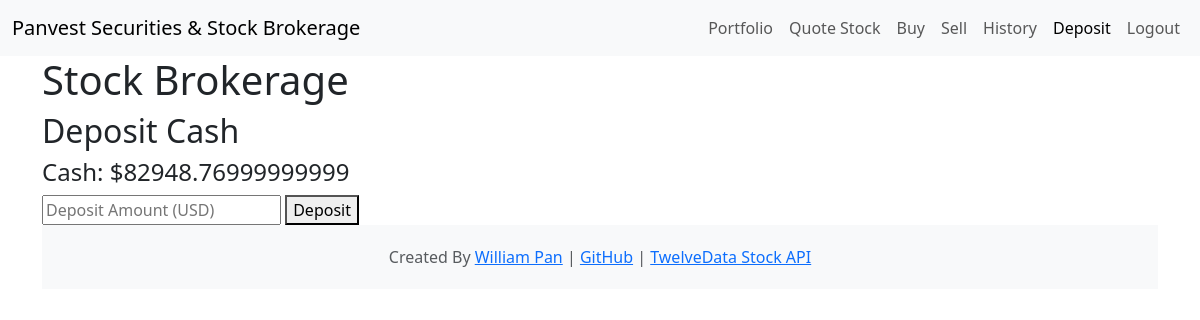
The app's page /deposit (signed in), older data.
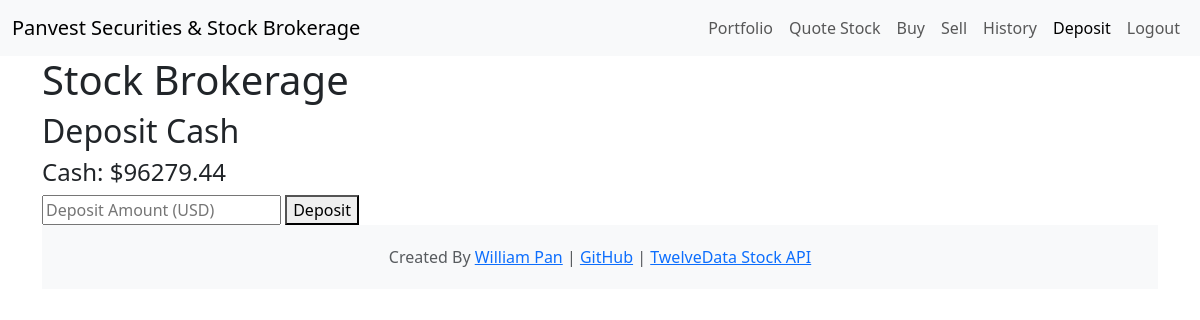
The same page, newer data.
### app.py (models this page shows)
class User(db.Model):
    id = db.Column(db.Integer, primary_key=True)
    username = db.Column(db.String(80), unique=True, nullable=False)
    hash_password = db.Column(db.String(128), nullable=False)
    cash = db.Column(db.Float, default=0.0, nullable =False)

### app.py (the view)
@app.route("/deposit", methods=["GET","POST"])
@require_login
def depsoit():
    if request.method == "POST":
        cash_to_deposit = request.form.get("cash_to_deposit")
        user = db.session.execute(db.select(User).filter_by(id=session["user_id"])).scalar_one_or_none()
        current_cash = round(user.cash, 2)
        new_cash = round(current_cash + float(cash_to_deposit), 2)
        user.cash = new_cash
        db.session.commit()
        return redirect("/")
    else:
        user = db.session.execute(db.select(User).filter_by(id=session["user_id"])).scalar_one_or_none()
        current_cash = user.cash
        return render_template("deposit.html", current_cash=current_cash, active_page='deposit')

### app.py (called while the page is built)
@app.after_request
def after_request(response):
    response.headers["Cache-Control"] = "no-cache, no-store, must-revalidate"
    response.headers["Expires"] = 0
    response.headers["Pragma"] = "no-cache"
    return response

### login.py (called while the page is built)
def require_login(function):
    @wraps(function)
    def decorated_function(*args, **kwargs):
        if session.get("user_id") is None:
            return redirect("/login")
        return function(*args, **kwargs)
    return decorated_function

### templates/deposit.html (shortened to what this page needs)
{% extends "base.html" %}
{% block header %}
    Deposit Cash
{% endblock %}
{% block body %}
<h4>Cash: ${{current_cash}}</h4>
<form action="/deposit" method="post">
    <input autocomplete="off" name="cash_to_deposit" placeholder="Deposit Amount (USD)" type="number" step = "0.01" min="0" required>
    <button type="submit">Deposit</button>
</form>
{% endblock %}

### templates/base.html (shortened to what this page needs)
<!DOCTYPE html>
<html lang="en">
<head>
  <link href="/static/styles.css" rel="stylesheet">
  <link href="https://cdn.jsdelivr.net/npm/bootstrap@5.3.0/dist/css/bootstrap.min.css" rel="stylesheet"
>
</head>
<body>
  <div class="page-wrapper">
    <nav class="navbar navbar-expand-lg bg-body-tertiary">
      <div class="container-fluid">
        <a class="navbar-brand" {% if session["user_id"] %} href="/" {% else %} href="/login" {% endif %}>Panvest
          Securities & Stock Brokerage</a>
        <div class="collapse navbar-collapse" id="navbarNavAltMarkup">
          <div class="navbar-nav ms-auto">
            {% if session["user_id"] %}
            <a class="nav-link {% if active_page == 'portfolio' %}active{% endif %}"  href="/">Portfolio</a>
            <a class="nav-link {% if active_page == 'quote' %}active{% endif %}"  href="/quote">Quote Stock</a>
            <a class="nav-link {% if active_page == 'buy' %}active{% endif %}"  href="/buy">Buy</a>
            <a class="nav-link {% if active_page == 'sell' %}active{% endif %}"  href="/sell">Sell</a>
            <a class="nav-link {% if active_page == 'trade_history' %}active{% endif %}"  href="/trade_history">History</a>
            <a class="nav-link {% if active_page == 'deposit' %}active{% endif %}" {% if active_page=='deposit'
              %}aria-current="page" {% endif %} href="/deposit">Deposit</a>
            <a class="nav-link" href="/logout">Logout</a>
            {% endif %}
          </div>
        </div>
      </div>
    </nav>
    <div class="container content">
      <header>
        <h1>Stock Brokerage</h1>
        <h2>{% block header %} {% endblock %}</h2>
      </header>
      <main>
        {% block body %}
        {% endblock %}
      </main>
      <footer class="footer">
        <div class="container">
          <span class="text-muted">
            Created By <a href="https://www.linkedin.com/in/williamlpan/">William Pan</a> |
            <a href="https://github.com/williampan22">GitHub</a> |
            <a href="https://twelvedata.com/">TwelveData Stock API</a>
          </span>
        </div>
      </footer>
    </div>
  </div>
</body>
</html>

### static/styles.css (style rules this page uses)
body { font-family: helvetica; }
html, body { height: 100%; margin: 0; }
.content { flex: 1; }
.footer { background-color: #f8f9fa; padding: 20px 0; margin-top: auto; text-align: center; }

Row changes from the older to the newer data that the page shows:
changed User: cash "82948.76999999999" → "96279.44"
